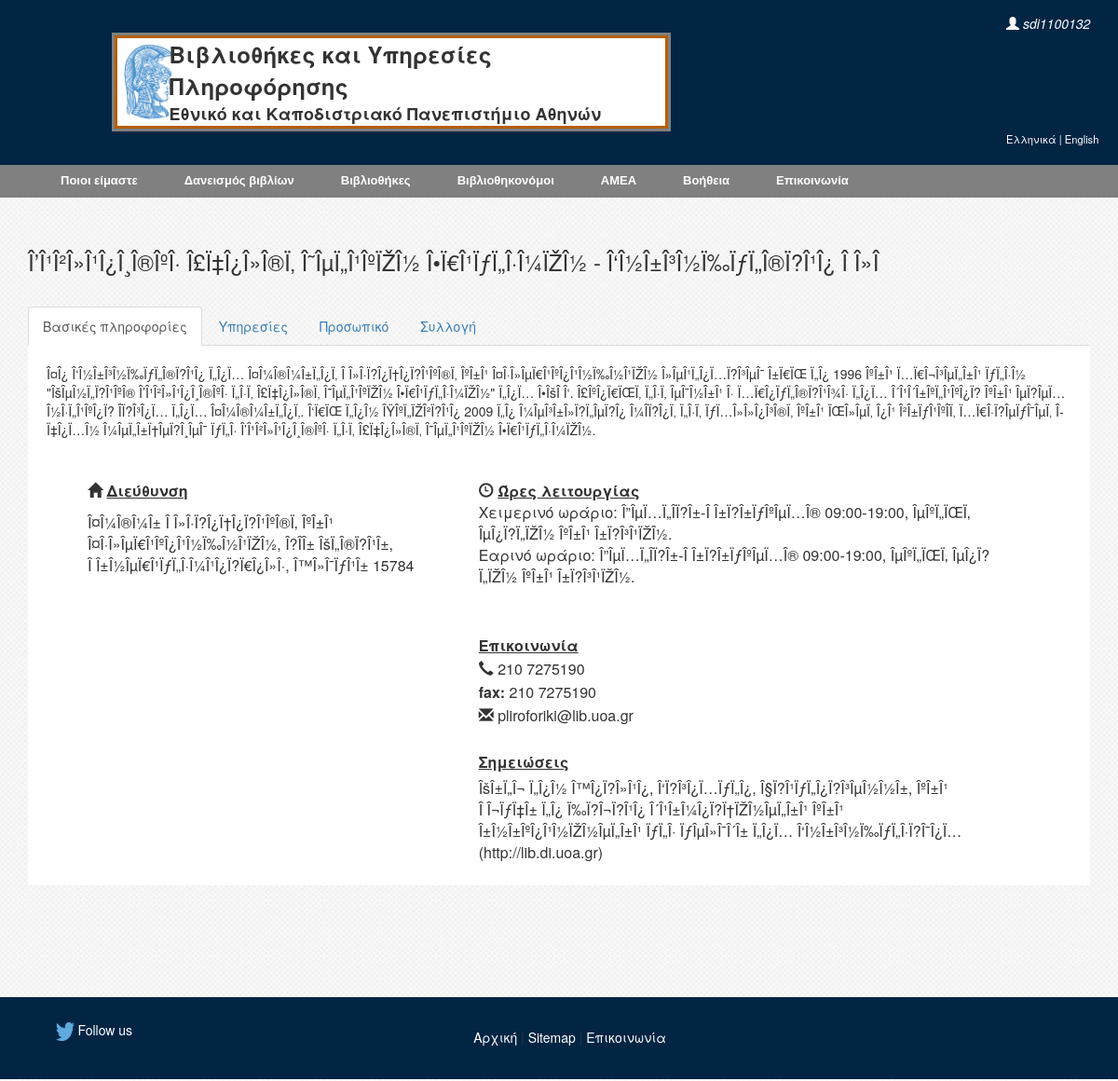
/libraryDetails.php?id=5 (signed in), run on the app's committed database.
### tables this page shows
CREATE TABLE `libraries` (
  `Id` int(11) NOT NULL AUTO_INCREMENT,
  `Name` varchar(100) NOT NULL,
  `Contents` int(11) NOT NULL,
  `GeneralInfo` int(11) NOT NULL,
  `Services` int(11) NOT NULL,
  `Department` int(11) NOT NULL,
  PRIMARY KEY (`Id`),
  KEY `fk_Libraries_GeneralInfo1` (`Contents`),
  KEY `fk_Libraries_GeneralIn1` (`GeneralInfo`),
  KEY `fk_Libraries_Services1` (`Services`),
  KEY `fk_Libraries_UoaDepartments1_idx` (`Department`),
  CONSTRAINT `fk_Libraries_GeneralIn1` FOREIGN KEY (`GeneralInfo`) REFERENCES `generalinfo` (`Id`) ON DELETE NO ACTION ON UPDATE NO ACTION,
  CONSTRAINT `fk_Libraries_GeneralInfo1` FOREIGN KEY (`Contents`) REFERENCES `contents` (`Id`) ON DELETE NO ACTION ON UPDATE NO ACTION,
  CONSTRAINT `fk_Libraries_Services1` FOREIGN KEY (`Services`) REFERENCES `services` (`Id`) ON DELETE NO ACTION ON UPDATE NO ACTION,
  CONSTRAINT `fk_Libraries_UoaDepartments1` FOREIGN KEY (`Department`) REFERENCES `uoadepartments` (`Id`) ON DELETE NO ACTION ON UPDATE NO ACTION
);

CREATE TABLE `generalinfo` (
  `Id` int(11) NOT NULL AUTO_INCREMENT,
  `Address` mediumtext NOT NULL,
  `ZipCode` varchar(5) NOT NULL,
  `PosX` double NOT NULL,
  `PosY` double NOT NULL,
  `Tel` varchar(20) DEFAULT NULL,
  `FAX` varchar(20) DEFAULT NULL,
  `Email` varchar(45) DEFAULT NULL,
  `History` mediumtext,
  `WorkHoursWinter` text,
  `WorkHoursSummer` text,
  `Notes` text,
  PRIMARY KEY (`Id`)
);

### libraryDetails.php (shortened to what this page needs)
<link rel="stylesheet" type="text/css" href="css/libraryDetails.css">
<link rel="stylesheet" type="text/css" href="css/menu.css">
<link rel="stylesheet" type="text/css" href="css/footer.css">
<link rel="stylesheet" href="http://maxcdn.bootstrapcdn.com/bootstrap/3.3.5/css/bootstrap.min.css">
<?php
	if(isset($_SESSION['id'])) include "loggedIn.php";
	else include "login.php";
	include 'menu.php';
	$libraryId=$_GET['id'];
	include 'db_connection.php';
	$q = "select * from libraries where Id = $libraryId;";
	if (!empty($q)) {
		mysqli_query($conn, "SET CHARACTER SET utf8") or die("Query failed");
		mysqli_query($conn, "SET NAMES utf8") or die("Query failed");
		$results = mysqli_query($conn,$q) or die("Query failed q");
		$row = mysqli_fetch_object($results);
	}
?>
<body>
<div class="container">
  	<div class="row">
	    <div class="col-md-12">
			<h3><?php echo $row -> Name?></h3>
	        <div class="tabbable">
				<ul class="nav nav-tabs">
	            	<li class="active"><a href="#generalInfo" data-toggle="tab">Βασικές πληροφορίες</a></li>
	            	<li><a href="#services" data-toggle="tab">Υπηρεσίες</a></li>
	            	<li><a href="#staff" data-toggle="tab">Προσωπικό</a></li>
	            	<li><a href="#collection" data-toggle="tab">Συλλογή</a></li>
	          	</ul>
				<div class="tab-content">
					<div class="tab-pane active" id="generalInfo">
						<?php include 'generalInfo.php';?>
		            </div>
				</div>
			</div>
		</div>
	</div>
</div>
</body>
<?php include "footer.php";?>

### generalInfo.php (shortened to what this page needs)
<?php
	include 'db_connection.php';
	$libraryId = $_SESSION['libraryId'];
	$q2 = "select * from generalinfo where Id = '$libraryId'";
	if (!empty($q2)){
		mysqli_query($conn, "SET CHARACTER SET utf8") or die("Query failed");
		mysqli_query($conn, "SET NAMES utf8") or die("Query failed");
		$results2 = mysqli_query($conn,$q2) or die("Query failed");
		$row2 = mysqli_fetch_object($results2);
	}
?>
<p><?php echo $row2 -> History?></p>
<table class="generalInfo">
	<tr>
		<th align="left"><span class="glyphicon glyphicon-home" aria-hidden="true"></span> <u>Διεύθυνση</u></th>
		<th align="left"><span class="glyphicon glyphicon-time" aria-hidden="true"></span> <u>Ώρες λειτουργίας</u></th>
	</tr>
	<tr>
		<td rowspan="2"><?php echo $row2 -> Address?> <?php echo $row2 -> ZipCode?></td>
		<td>Χειμερινό ωράριο: <?php echo $row2 -> WorkHoursWinter?></td>
	</tr>
	<tr><td>Εαρινό ωράριο: <?php echo $row2 -> WorkHoursSummer?></td></tr>
	<tr>
		<th rowspan="9">
			<div id="googleMap"></div>
		</th>
		<th align="left">&nbsp;</th>
	</tr>
	<tr><th align="left">&nbsp;</th></tr>
	<tr><th align="left"><u>Επικοινωνία</u></th></tr>
	<tr><td><span class="glyphicon glyphicon-earphone" aria-hidden="true"></span> <?php echo $row2 -> Tel?></td></tr>
	<tr><td><b>fax: </b><?php echo $row2 -> FAX?></td></tr>
	<tr><td><span class="glyphicon glyphicon-envelope" aria-hidden="true"></span> <?php echo $row2 -> Email?></td></tr>
	<tr><th align="left">&nbsp;</th></tr>
	<?php
		if (!empty($row2 -> Notes))
			echo '<tr><th align="left"><u>Σημειώσεις</u></th></tr>
					<tr><td align="left">'.$row2 -> Notes.'</td></tr>';
		else
			echo '<tr><th align="left">&nbsp</th></tr>
					<tr><td align="left">&nbsp</td></tr>';
	?>
</table>

### css/libraryDetails.css (style rules this page uses)
.container { margin-top:3%; margin-bottom:-30%; }
.tabbable { margin-top: 3%; }
.tab-content { padding:20px; background-color: white; }
.generalInfo { width:90%; margin-left: 4%; margin-top: 4%; }
#googleMap { width:90%; height:300px; }

### css/menu.css (style rules this page uses)
.tableAthena th, td { padding:2px; }

### css/footer.css (style rules this page uses)
body { overflow-x: hidden; margin-left: 0px; }

### libraryDetails.php (style rules this page uses)
body { background-image: url("images/minimal-background-pattern-wordpress-2.jpg"); }

### data on the page
libraries: Name "Î’Î¹Î²Î»Î¹Î¿Î¸Î®ÎºÎ· Î£Ï‡Î¿Î»Î®Ï‚ Î˜ÎµÏ„Î¹ÎºÏŽÎ½ Î•Ï€Î¹ÏƒÏ„Î·Î¼ÏŽÎ½ - Î‘Î½Î±Î³Î½Ï‰ÏƒÏ„Î®Ï?Î¹Î¿ Î Î»Î"
generalinfo: History "Î¤Î¿ Î‘Î½Î±Î³Î½Ï‰ÏƒÏ„Î®Ï?Î¹Î¿ Ï„Î¿Ï… Î¤Î¼Î®Î¼Î±Ï„Î¿Ï‚ Î Î»Î·Ï?Î¿Ï†Î¿Ï?Î¹ÎºÎ®Ï‚ ÎºÎ±Î¹ Î¤Î·Î»ÎµÏ€Î¹ÎºÎ¿Î¹Î½Ï‰Î½Î¹ÏŽÎ½ Î»ÎµÎ¹Ï„Î¿Ï…Ï?Î³ÎµÎ¯ Î±Ï€ÏŒ Ï„Î¿ 1996 ÎºÎ±Î¹ Ï…Ï€Î¬Î³ÎµÏ„Î±Î¹ ÏƒÏ„Î·Î½ \"ÎšÎµÎ½Ï„Ï?Î¹ÎºÎ® Î’Î¹Î²Î»Î¹Î¿Î¸Î®ÎºÎ· Ï„Î·Ï‚ Î£Ï‡Î¿Î»Î®Ï‚ Î˜ÎµÏ„Î¹ÎºÏŽÎ½ Î•Ï€Î¹ÏƒÏ„Î·Î¼ÏŽÎ½\" Ï„Î¿Ï… Î•ÎšÎ Î‘. Î£ÎºÎ¿Ï€ÏŒÏ‚ Ï„Î·Ï‚ ÎµÎ¯Î½Î±Î¹ Î· Ï…Ï€Î¿ÏƒÏ„Î®Ï?Î¹Î¾Î· Ï„Î¿Ï… Î´Î¹Î´Î±ÎºÏ„Î¹ÎºÎ¿Ï? ÎºÎ±Î¹ ÎµÏ?ÎµÏ…Î½Î·Ï„Î¹ÎºÎ¿Ï? Î­Ï?Î³Î¿Ï… Ï„Î¿Ï… Î¤Î¼Î®Î¼Î±Ï„Î¿Ï‚. Î‘Ï€ÏŒ Ï„Î¿Î½ ÎŸÎºÏ„ÏŽÎ²Ï?Î¹Î¿ 2009 Ï„Î¿ Î¼ÎµÎ³Î±Î»Ï?Ï„ÎµÏ?Î¿ Î¼Î­Ï?Î¿Ï‚ Ï„Î·Ï‚ ÏƒÏ…Î»Î»Î¿Î³Î®Ï‚ ÎºÎ±Î¹ ÏŒÎ»ÎµÏ‚ Î¿Î¹ Î²Î±ÏƒÎ¹ÎºÎ­Ï‚ Ï…Ï€Î·Ï?ÎµÏƒÎ¯ÎµÏ‚ Î­Ï‡Î¿Ï…Î½ Î¼ÎµÏ„Î±Ï†ÎµÏ?Î¸ÎµÎ¯ ÏƒÏ„Î· Î’Î¹Î²Î»Î¹Î¿Î¸Î®ÎºÎ· Ï„Î·Ï‚ Î£Ï‡Î¿Î»Î®Ï‚ Î˜ÎµÏ„Î¹ÎºÏŽÎ½…", Address "Î¤Î¼Î®Î¼Î± Î Î»Î·Ï?Î¿Ï†Î¿Ï?Î¹ÎºÎ®Ï‚ ÎºÎ±Î¹ Î¤Î·Î»ÎµÏ€Î¹ÎºÎ¿Î¹Î½Ï‰Î½Î¹ÏŽÎ½, Î?Î­Î± ÎšÏ„Î®Ï?Î¹Î±, Î Î±Î½ÎµÏ€Î¹ÏƒÏ„Î·Î¼Î¹Î¿Ï?Ï€Î¿Î»Î·, Î™Î»Î¯ÏƒÎ¹Î±", ZipCode "15784", WorkHoursWinter "Î”ÎµÏ…Ï„Î­Ï?Î±-Î Î±Ï?Î±ÏƒÎºÎµÏ…Î® 09:00-19:00, ÎµÎºÏ„ÏŒÏ‚ ÎµÎ¿Ï?Ï„ÏŽÎ½ ÎºÎ±Î¹ Î±Ï?Î³Î¹ÏŽÎ½.", WorkHoursSummer "Î”ÎµÏ…Ï„Î­Ï?Î±-Î Î±Ï?Î±ÏƒÎºÎµÏ…Î® 09:00-19:00, ÎµÎºÏ„ÏŒÏ‚ ÎµÎ¿Ï?Ï„ÏŽÎ½ ÎºÎ±Î¹ Î±Ï?Î³Î¹ÏŽÎ½.", Tel "210 7275190", FAX "210 7275190", Email "pliroforiki@lib.uoa.gr", Notes "ÎšÎ±Ï„Î¬ Ï„Î¿Î½ Î™Î¿Ï?Î»Î¹Î¿, Î‘Ï?Î³Î¿Ï…ÏƒÏ„Î¿, Î§Ï?Î¹ÏƒÏ„Î¿Ï?Î³ÎµÎ½Î½Î±, ÎºÎ±Î¹ Î Î¬ÏƒÏ‡Î± Ï„Î¿ Ï‰Ï?Î¬Ï?Î¹Î¿ Î´Î¹Î±Î¼Î¿Ï?Ï†ÏŽÎ½ÎµÏ„Î±Î¹ ÎºÎ±Î¹ Î±Î½Î±ÎºÎ¿Î¹Î½ÏŽÎ½ÎµÏ„Î±Î¹ ÏƒÏ„Î· ÏƒÎµÎ»Î¯Î´Î± Ï„Î¿Ï… Î‘Î½Î±Î³Î½Ï‰ÏƒÏ„Î·Ï?Î¯Î¿Ï… (http://lib.di.uoa.gr)"

### other printed values
$_SESSION['username'] "sdi1100132"
